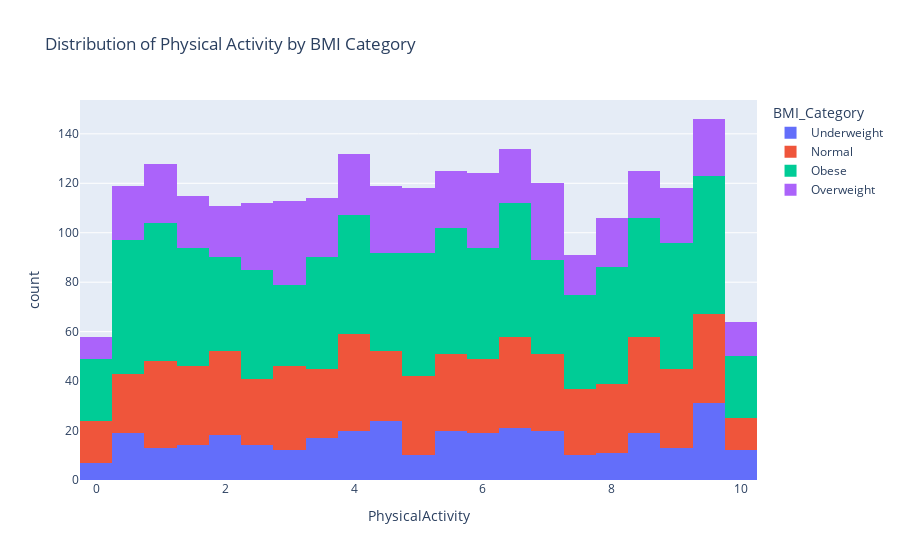

Notebook source saved alongside this figure:
### Code cell
fig = px.histogram(df, x='PhysicalActivity', nbins=20, color='BMI_Category',
                   title='Distribution of Physical Activity by BMI Category')
fig.show()

### Figure 1 — Plotly figure (JSON) as saved in the notebook; plotly's stock layout.template omitted (floating-point values rounded to 4 significant figures; data arrays with more than 128 entries replaced by an {"elided": "..."} marker saying what was removed)
{"data": [{"alignmentgroup": "True", "bingroup": "x", "hovertemplate": "BMI_Category=Underweight<br>PhysicalActivity=%{x}<br>count=%{y}<extra></extra>", "legendgroup": "Underweight", "marker": {"color": "#636efa", "pattern": {"shape": ""}}, "name": "Underweight", "nbinsx": 20, "offsetgroup": "Underweight", "orientation": "v", "showlegend": true, "type": "histogram", "x": {"elided": "344 float values"}, "xaxis": "x", "yaxis": "y"}, {"alignmentgroup": "True", "bingroup": "x", "hovertemplate": "BMI_Category=Normal<br>PhysicalActivity=%{x}<br>count=%{y}<extra></extra>", "legendgroup": "Normal", "marker": {"color": "#EF553B", "pattern": {"shape": ""}}, "name": "Normal", "nbinsx": 20, "offsetgroup": "Normal", "orientation": "v", "showlegend": true, "type": "histogram", "x": {"elided": "634 float values"}, "xaxis": "x", "yaxis": "y"}, {"alignmentgroup": "True", "bingroup": "x", "hovertemplate": "BMI_Category=Obese<br>PhysicalActivity=%{x}<br>count=%{y}<extra></extra>", "legendgroup": "Obese", "marker": {"color": "#00cc96", "pattern": {"shape": ""}}, "name": "Obese", "nbinsx": 20, "offsetgroup": "Obese", "orientation": "v", "showlegend": true, "type": "histogram", "x": {"elided": "934 float values"}, "xaxis": "x", "yaxis": "y"}, {"alignmentgroup": "True", "bingroup": "x", "hovertemplate": "BMI_Category=Overweight<br>PhysicalActivity=%{x}<br>count=%{y}<extra></extra>", "legendgroup": "Overweight", "marker": {"color": "#ab63fa", "pattern": {"shape": ""}}, "name": "Overweight", "nbinsx": 20, "offsetgroup": "Overweight", "orientation": "v", "showlegend": true, "type": "histogram", "x": {"elided": "480 float values"}, "xaxis": "x", "yaxis": "y"}], "layout": {"barmode": "relative", "legend": {"title": {"text": "BMI_Category"}, "tracegroupgap": 0}, "title": {"text": "Distribution of Physical Activity by BMI Category"}, "xaxis": {"anchor": "y", "domain": [0, 1], "title": {"text": "PhysicalActivity"}}, "yaxis": {"anchor": "x", "domain": [0, 1], "title": {"text": "count"}}}}
